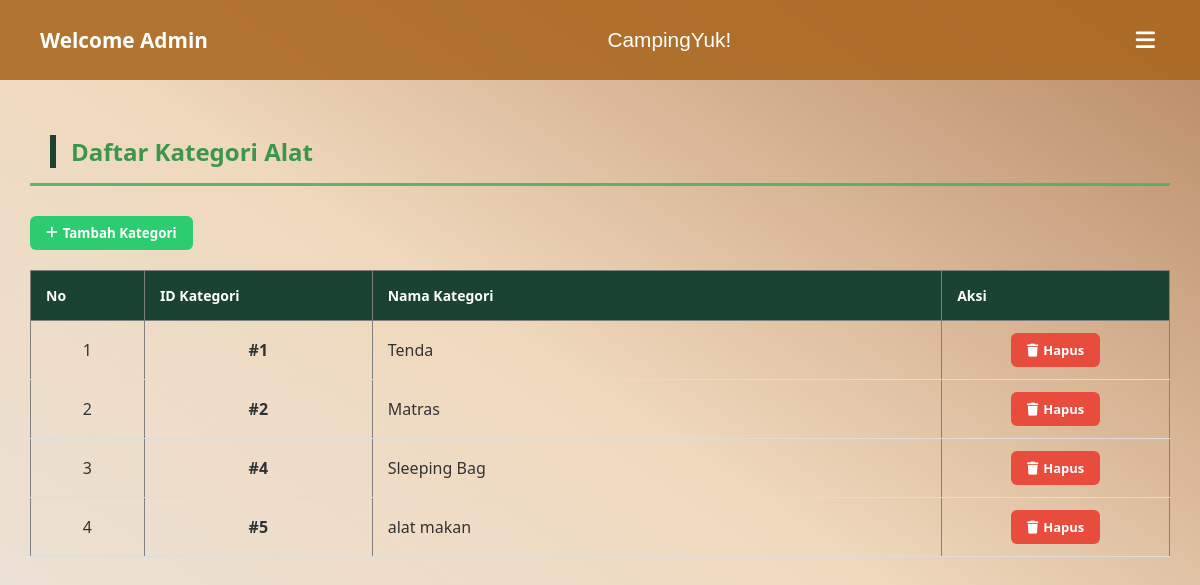
The app's page /view/view_admin/kategori.php (signed in) with its own data.
### tables this page shows
CREATE TABLE `kategori` (
  `id_kategori` int(11) NOT NULL,
  `nama_kategori` varchar(50) NOT NULL
);

### models/m_koneksi.php (called while the page is built, shortened)
<?php
class Koneksi {
    private $host = "localhost",
            $username = "root",
            $pass = "",
            $db = "peminjaman_alat";
    function __construct() {
        $this->koneksi = mysqli_connect(
            $this->host,
            $this->username,
            $this->pass,
            $this->db
        );
    }
}

### models/m_kategori.php (called while the page is built, shortened)
<?php
include_once 'm_koneksi.php';
class kategori {
    private $conn;
    public function __construct() {
        $db = new koneksi();
        $this->conn = $db->koneksi;
    }
    function tampil_data() {
        $sql = "SELECT * FROM kategori";
        $query = mysqli_query($this->conn, $sql);
        $result = [];
        if ($query && mysqli_num_rows($query) > 0) {
            while ($data = mysqli_fetch_object($query)) {
                $result[] = $data;
            }
            return $result;
        }
        return [];
    }
}
?>

### controller/c_kategori.php (called while the page is built, shortened)
<?php
include_once __DIR__ . '/../models/m_kategori.php';
$kategori = new kategori();
try {
    $data_kategori = $kategori->tampil_data();
} catch (Exception $e) {
    echo "Error: " . $e->getMessage();
}
?>

### view/view_admin/kategori.php (the view, shortened to what this page needs)
<?php
include_once '../../controller/c_kategori.php';
include_once '../template/navbar.php';
?>
<!DOCTYPE html>
<html lang="en">
<head>
    <link rel="stylesheet" href="../template/style.css">
    <link rel="stylesheet" href="../template/dashboard_adm.css">
    <link rel="stylesheet" href="https://cdnjs.cloudflare.com/ajax/libs/font-awesome/6.5.1/css/all.min.css">
    <link rel="stylesheet" href="../template/data.css">
</head>
<body>
  <div class="main-content">
    <h2>Daftar Kategori Alat</h2>
    <hr>
    <button type="button" class="btn-action btn-add" onclick="openTambahModal()">
      <i class="fa-solid fa-plus"></i> Tambah Kategori
    </button>
    <div class="table-container">
      <table border="1" width="100%" style="border-collapse: collapse;">
        <thead>
          <tr>
            <th width="10%">No</th>
            <th width="20%">ID Kategori</th>
            <th>Nama Kategori</th>
            <th width="20%">Aksi</th>
          </tr>
        </thead>
        <tbody>
          <?php
          if (!empty($data_kategori)):
            $no = 1;
            foreach ($data_kategori as $data): ?>
          <tr>
            <td style="text-align:center;"><?= $no++ ?></td>
            <td style="text-align:center;"><strong>#<?= $data->id_kategori ?></strong></td>
            <td><?= $data->nama_kategori ?></td>
            <td>
              <div style="display: flex; gap: 5px; justify-content: center;">
                <a href="../../controller/c_kategori.php?aksi=hapus&id_kategori=<?= $data->id_kategori; ?>"
                   onclick="return confirm('Hapus kategori ini? Semua alat dengan kategori ini mungkin akan terpengaruh.')"
                   class="btn-action btn-delete">
                   <i class="fa-solid fa-trash"></i> Hapus
                </a>
              </div>
            </td>
          </tr>
          <?php endforeach; else: ?>
          <tr><td colspan="4" style="text-align: center;">Belum ada data kategori.</td></tr>
          <?php endif; ?>
        </tbody>
      </table>
    </div>
  </div>
</body>
</html>

### view/template/style.css (style rules this page uses)
html, body { margin: 0; padding: 0; min-height: 100vh; width: 100%; }
body { font-family: 'Segoe UI', Roboto, sans-serif; background: #a8834a; background: linear-gradient(145deg, #a8834a 0%, #ecd0a9 100%) fixed; background-attachment: fixed; color: #2d3436; }
h2 { color: #1b4332; font-size: 24px; margin-bottom: 15px; border-left: 6px solid #1b4332; padding-left: 15px; }
.table-container { overflow-x: auto; }
table { width: 100%; border-collapse: collapse; }
thead { background-color: #1b4332; }
th { color: #ffffff; padding: 15px; text-align: left; font-size: 14px; }
td { padding: 12px 15px; border-bottom: 1px solid #ddd; color: #333; }
.btn-update, .btn-delete { padding: 8px 16px; border: none; border-radius: 6px; font-weight: 600; font-size: 13px; cursor: pointer; text-decoration: none; transition: all 0.3s ease; }
.btn-delete { background-color: #dc3545; color: white; }
td strong { color: #2d3436; }

### view/template/dashboard_adm.css (style rules this page uses)
* { box-sizing: border-box; font-family: "Segoe UI", sans-serif; margin: 0; padding: 0; }
body { margin: 0; padding: 0; min-height: 100vh; background-color: #f8fafc; background-image: linear-gradient( to bottom left, rgba(157, 87, 33, 0.702), rgba(224, 155, 72, 0.348) 50%, #9a662a26 100% ); background-attachment: fixed; }
.main-content { flex: 1; padding: 30px; }
h2 { margin-top: 25px; margin-left: 20px; color: #268e3ee4; }
hr { border: 0; background: #48b361e4; margin: 15px auto 30px auto; height: 3px; width: 100%; }

### view/template/data.css (style rules this page uses)
.btn-action { border: none; padding: 8px 16px; border-radius: 6px; cursor: pointer; font-weight: 600; text-decoration: none; display: inline-flex; align-items: center; gap: 5px; }
.btn-add { background-color: #2ecc71; color: white; margin-bottom: 20px; }
.btn-delete { background-color: #e74c3c; color: white; font-size: 13px; }

### records on screen
kategori: id_kategori "1", nama_kategori "Tenda"
kategori: id_kategori "2", nama_kategori "Matras"
kategori: id_kategori "4", nama_kategori "Sleeping Bag"
kategori: id_kategori "5", nama_kategori "alat makan"
